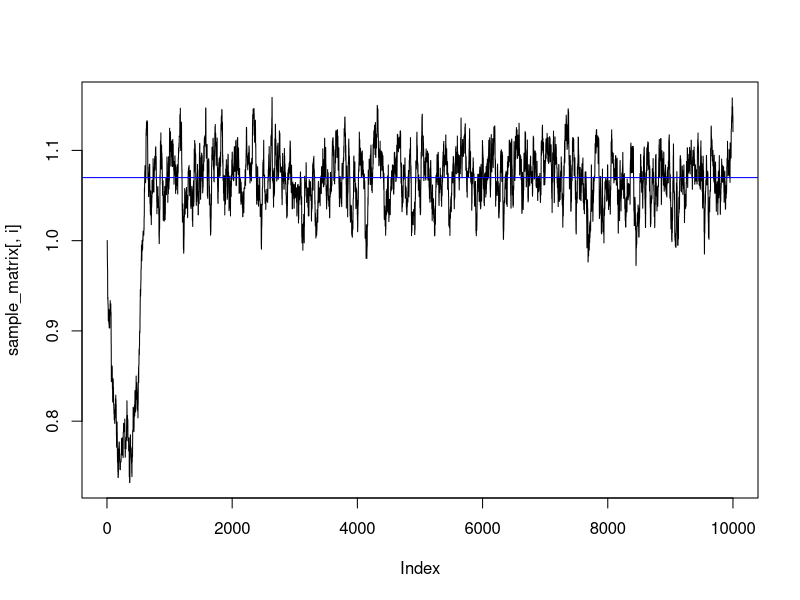
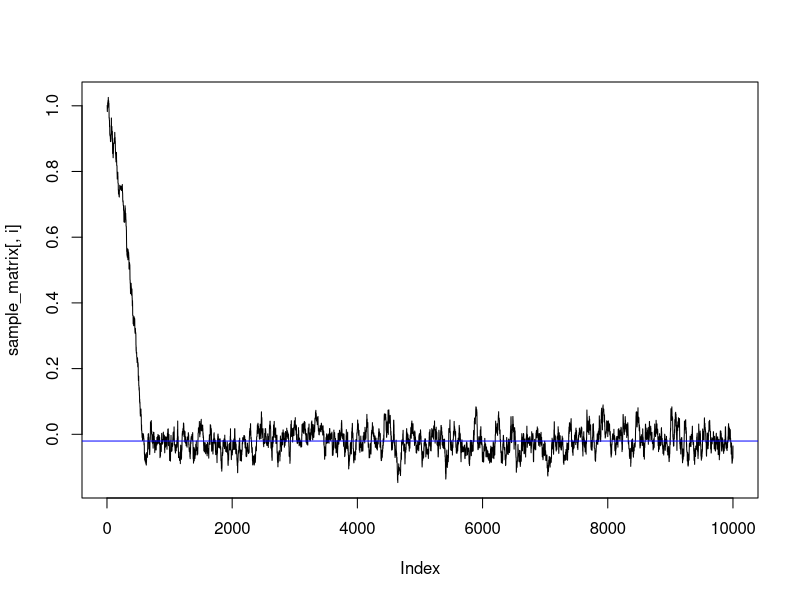
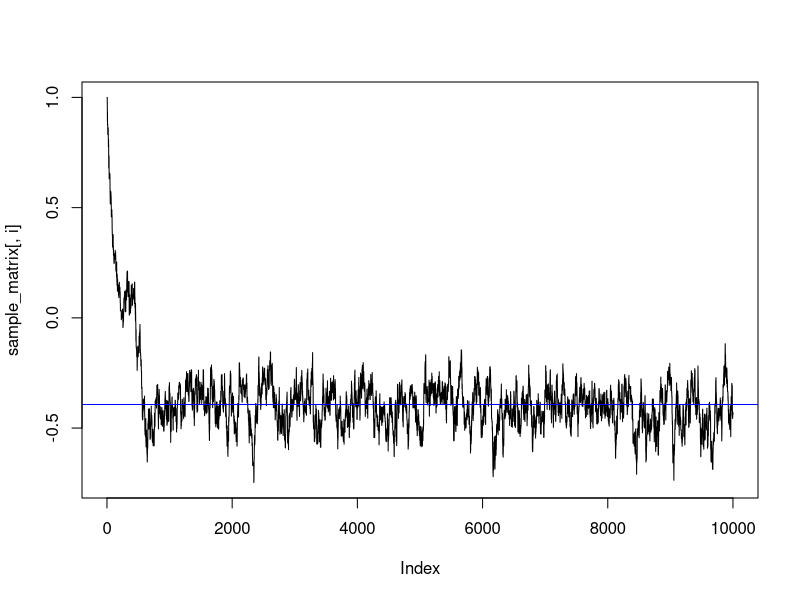
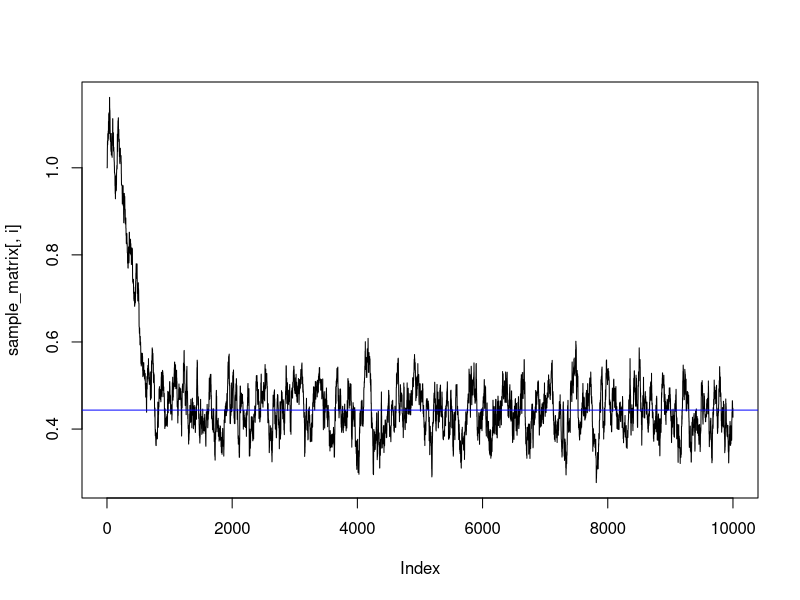
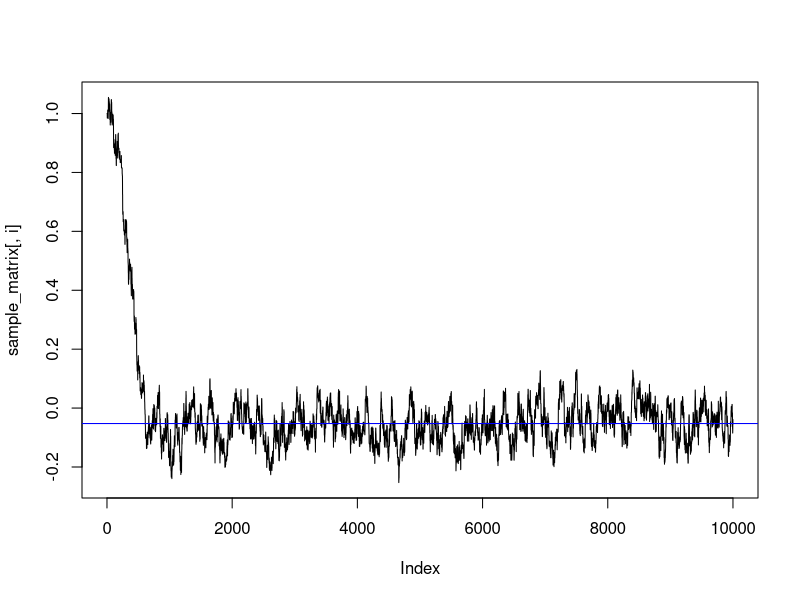
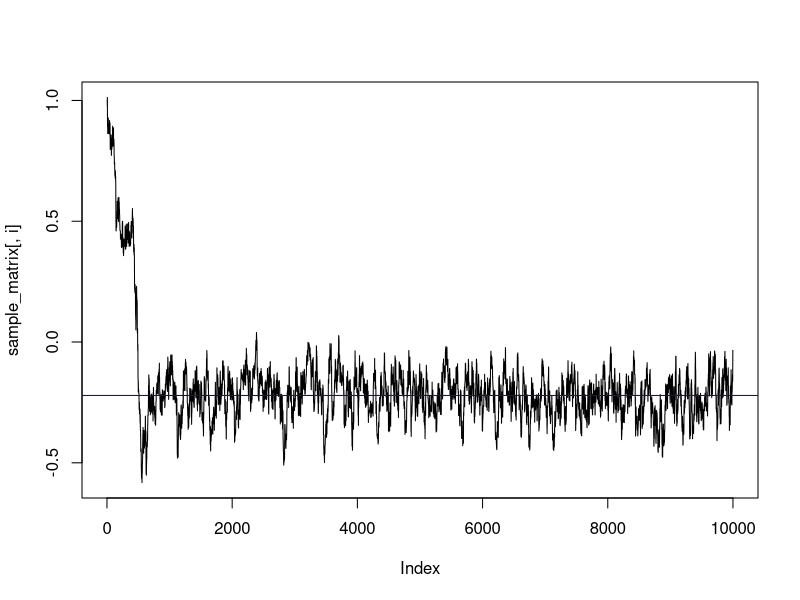
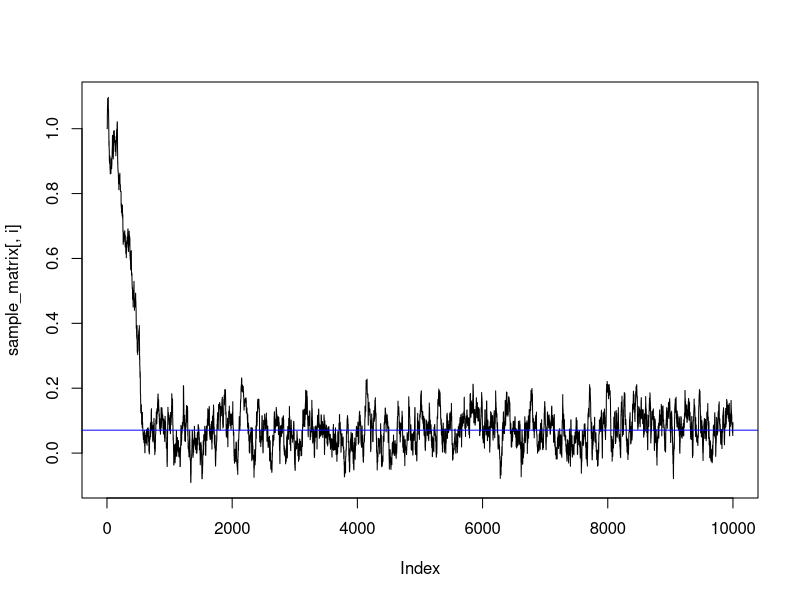
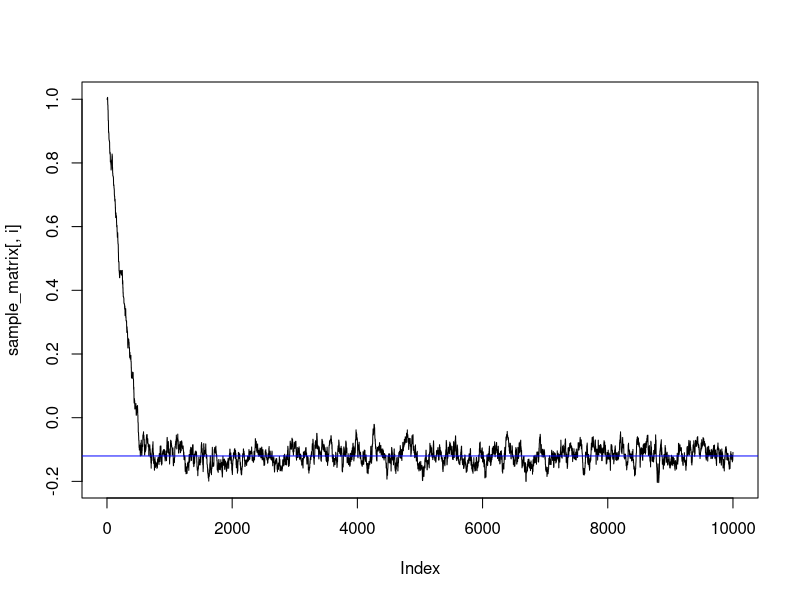

These figures' R source, in order:
################################################################
#a)
data = read.table('eBayNumberOfBidderData.dat', header = TRUE)
data_shaved = data
#Remove intercept (const = 1)
data_shaved[2] = NULL

#create a poisson regression model, then print it
a_model = glm(nBids~., data = data_shaved, family = "poisson")
a_model
summary(a_model)
# Significant covariates has a low Pr(>|z|) value
# Most impactful variable is MinBidShare

################################################################
#b)
library("mvtnorm")
library("bayestestR")

poisson_posterior <- function(initVal, y, X, mu, Sigma)
{
  lambda <- exp(as.matrix(X)%*%initVal);
  loglik <- sum(dpois(y,lambda, log = TRUE)); 
  logPrior <- dmvnorm(initVal, mu, Sigma, log=TRUE); # Denisty multivariate normal
  return(loglik + logPrior) 
  
}


initval = rnorm(9)
Y  = data$nBids
X  = data[,2:10]
mean = as.matrix(rep(0,9))
Sigma = 100* solve(t(as.matrix(X))%*%as.matrix(X))

OptimRes <- optim(initval,poisson_posterior,gr=NULL,Y,X,mean,Sigma,method=c("BFGS"),
                  control=list(fnscale=-1),hessian=TRUE)
OptimRes$par
a_model$coefficients

################################################################
#c)
hessian = solve(-OptimRes$hessian)
post_mode = OptimRes$par
posterior_beta_theta0 = rmvnorm(1, post_mode, hessian)

LogPostPoissonBeta <- function(beta, Sigma, mu, y, x)
{
  lambda_k  = (y * (beta %*% t(as.matrix(x))))
  e_lambda = (exp(beta %*% t(as.matrix(x)) ))
  k_factorial = (log(factorial(y)) )
  loglik <-sum( lambda_k - e_lambda - k_factorial)
  logprior <- dmvnorm(beta,mu,Sigma, log = TRUE)
  return (loglik + logprior)
}


RWMSampler <- function(funct_object, iterations, c, Hessian, Post_mode, Sigma, mu, Y,X)
{
  sample_matrix = matrix(1, iterations, 9)
  not_acc = 0
  acc = 1
  for (i in 2:iterations)
  {
    logsample_prev_p = funct_object(sample_matrix[i-1,],Sigma, mu,Y,X)
    
    sample = rmvnorm(1, mean = sample_matrix[i-1,], sigma = Hessian * c)
    logsample_p = funct_object(sample, Sigma, mu, Y,X)
    alpha = min(1,exp(logsample_p-logsample_prev_p))
    random = runif(1, min=0, max=1)
    if(alpha < random)
    {
      sample_matrix[i,] = sample_matrix[i-1,]
      not_acc = not_acc + 1
    }
    else
    {
      sample_matrix[i,] = sample
      acc = acc + 1
    }
    
  }
  
  print(acc/(acc+not_acc))
  return (sample_matrix)
}
#Tuning Parameter
c=0.1
iterations = 10000
sample_matrix<- RWMSampler(LogPostPoissonBeta, iterations,c,hessian,post_mode, Sigma, mean, Y,X)

for(i in 1:9){
  plot(sample_matrix[,i], type = "l")
  abline(h=post_mode[i],col = "blue")
}
# Stabelizes after 2000 ish
# Seems to converge to values we got from optim.

################################################################
#d)
characteristics = c(0, 1,0,1,0,1,0,1.2,0.8) 
after_burnout <- sample_matrix[2001:10000,] # Decided from C 
lambda = exp(after_burnout %*% characteristics) 
dist = rpois(1000, lambda) 
no_bidders = 0 
bidders = 0 
for (i in 1:length(dist)) 
{ 
  if(dist[i] == 0) 
  { 
    no_bidders = no_bidders + 1 
  } 
  else 
  { 
    bidders = bidders + 1 
  } 
} 
#Delen genom det hela  -> procent.
print(no_bidders/(no_bidders+bidders))
